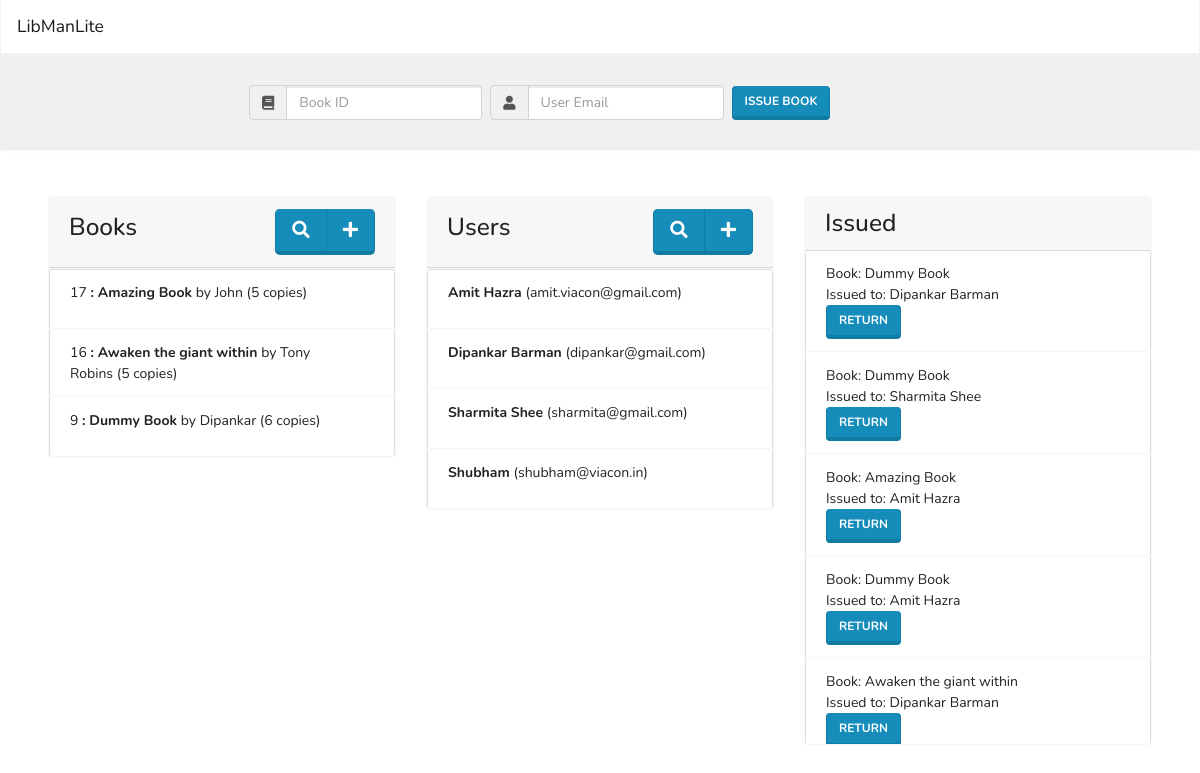
Before: /v1/index.php with the older database file.
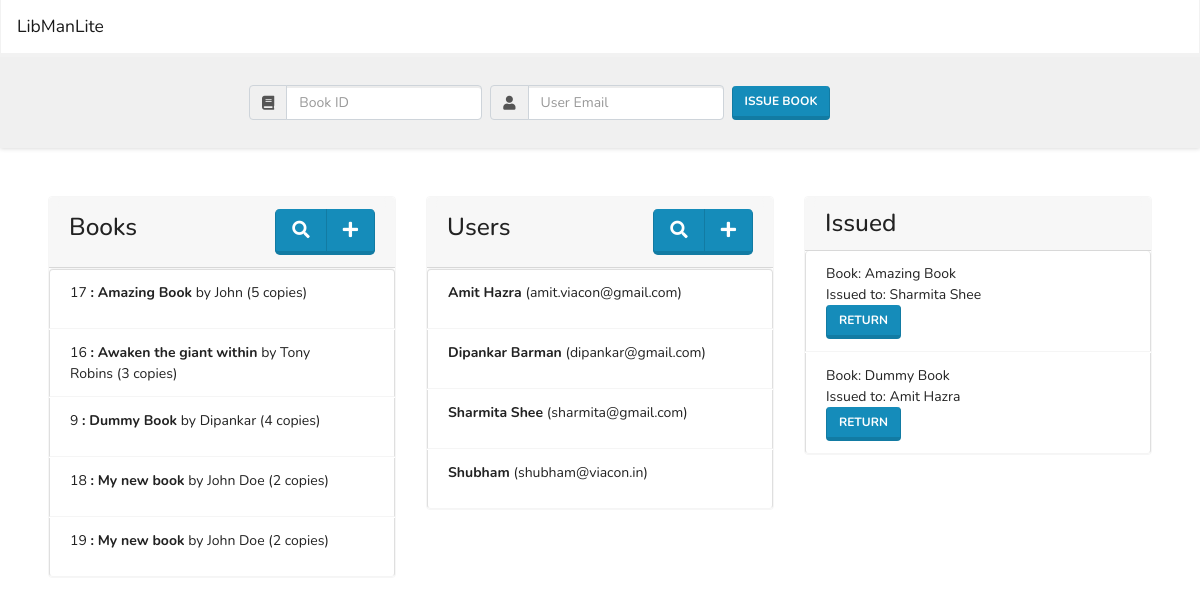
After: the same page with the newer database file.
### tables this page shows
CREATE TABLE IF NOT EXISTS `books` (
  `id` int(11) NOT NULL AUTO_INCREMENT,
  `name` varchar(200) NOT NULL,
  `authors` varchar(300) NOT NULL,
  `count` int(11) NOT NULL,
  PRIMARY KEY (`id`)
);

CREATE TABLE IF NOT EXISTS `users` (
  `email` varchar(100) NOT NULL,
  `name` varchar(200) NOT NULL,
  PRIMARY KEY (`email`)
);

CREATE TABLE IF NOT EXISTS `register` (
  `id` int(11) NOT NULL AUTO_INCREMENT,
  `book_id` int(11) NOT NULL,
  `user_email` varchar(100) NOT NULL,
  `issued_on` timestamp NOT NULL DEFAULT CURRENT_TIMESTAMP,
  PRIMARY KEY (`id`),
  UNIQUE KEY `book_user_id` (`book_id`,`user_email`) USING BTREE,
  KEY `user_email` (`user_email`),
  KEY `book_id` (`book_id`) USING BTREE
);

### v1/db.php (called while the page is built, shortened)
<?php
function toArray($result)
{
    $rows = [];
    while ($row = mysqli_fetch_array($result)) {
        $rows[] = $row;
    }
    return $rows;
}
function runSQL($sql)
{
    include("../connection.php");
    $result = $conn->query($sql);
    return toArray($result);
}
function getUsers()
{
    $sql = "SELECT * FROM users ORDER BY `name` asc;";
    return runSQL($sql);
}
function getBooks()
{
    $sql = "SELECT * FROM books ORDER BY `name` asc;";
    return runSQL($sql);
}
function getRegister()
{
    $sql = "SELECT * FROM `register`
    INNER JOIN (SELECT email as user_email, name as username FROM `users`) u ON register.user_email = u.user_email
    INNER JOIN (SELECT id as book_id, name as book_name FROM `books`) b on register.book_id = b.book_id ORDER BY id desc;";
    return runSQL($sql);
}

### v1/index.php (the view, shortened to what this page needs)
<!DOCTYPE html>
<html lang="en">
<head>
  <link rel="stylesheet" href="https://cdnjs.cloudflare.com/ajax/libs/twitter-bootstrap/4.3.1/css/bootstrap.min.css" />
  <link rel="stylesheet" href="https://stackpath.bootstrapcdn.com/bootswatch/4.4.1/lumen/bootstrap.min.css" />
  <link rel="stylesheet" href="https://cdnjs.cloudflare.com/ajax/libs/font-awesome/5.11.2/css/all.min.css" />
  <link rel="stylesheet" href="../style.css" />
</head>
<?php
include_once("./db.php");
?>
<body>
  <header>
    <nav class="navbar navbar-expand-sm navbar-light bg-light">
      <a class="navbar-brand" href="index.php">LibManLite</a>
    </nav>
  </header>
  <main>
    <section class="issue bg-secondary p-4">
      <div class="container">
        <div class="col-md-8 m-auto">
          <form class="form-inline" action="<?php $_PHP_SELF ?>" method="POST">
            <div class="input-group m-1">
              <div class="input-group-prepend">
                <span class="input-group-text" id="basic-addon1"><i class="fa fa-book" aria-hidden="true"></i></span>
              </div>
              <input required type="number" class="form-control" name="book-id" placeholder="Book ID" aria-label="Book ID" />
            </div>
            <div class="input-group m-1">
              <div class="input-group-prepend">
                <span class="input-group-text" id="basic-addon1"><i class="fa fa-user" aria-hidden="true"></i></span>
              </div>
              <input required type="email" class="form-control" name="user-email" placeholder="User Email" aria-label="User Email" />
            </div>
            <button type="submit" name="issue-book" class="btn btn-primary m-1">
              Issue Book
            </button>
          </form>
        </div>
      </div>
    </section>
    <section class="lists p-5">
      <div class="row">
        <div class="col-md-4 books-container mb-2">
          <div class="card border-light">
            <div class="card-header">
              <h3 class="title">Books</h3>
              <div class="btn-group">
                <button type="button" name="search" class="btn btn-primary btn-lg">
                  <i class="fa fa-search" aria-hidden="true"></i>
                </button>
                <button type="button" class="btn btn-primary btn-lg" data-toggle="modal" data-target="#add-book-modal">
                  <i class="fa fa-plus" aria-hidden="true"></i>
                </button>
              </div>
            </div>
            <ul class="list-group">
              <?php
              $books = getBooks();
              if ($books) {
                foreach ($books as $book) { ?>
                  <li class="list-group-item" data-id="<?php echo $book["id"]; ?>">
                    <span>
                      <span class="id"><?php echo $book["id"]; ?></span>
                      <span class="name font-weight-bold">: <?php echo $book["name"]; ?> </span>
                      <span class="authors">by <?php echo $book["authors"]; ?></span>
                      <span class="count">(<?php echo $book["count"]; ?> copies)</span></span>
                  </li>
              <?php }
              } else {
                echo "0 results";
              }
              ?>
            </ul>
          </div>
        </div>
        <div class="col-md-4 user-container mb-2">
          <div class="card border-light">
            <div class="card-header">
              <h3 class="title">Users</h3>
              <div class="btn-group">
                <button type="button" name="search" class="btn btn-primary btn-lg">
                  <i class="fa fa-search" aria-hidden="true"></i>
                </button>
                <button type="button" class="btn btn-primary btn-lg" data-toggle="modal" data-target="#add-user-modal">
                  <i class="fa fa-plus" aria-hidden="true"></i>
                </button>
              </div>
            </div>
            <ul class="list-group">
              <?php
              $users = getUsers();
              if ($users) {
                foreach ($users as $user) { ?>
                  <li class="list-group-item" data-id="<?php echo $user["email"]; ?>"><span>
                      <span class="name font-weight-bold"> <?php echo $user["name"]; ?> </span>
                      <span class="id">(<?php echo $user["email"]; ?>)</span></span>
                  </li>
              <?php }
              } else {
                echo "0 results";
              }
              ?>
            </ul>
          </div>
        </div>
        <div class="col-md-4 issue-container mb-2">
          <div class="card border-light">
            <h3 class="title card-header">Issued</h3>
            <ul class="list-group">
              <?php
              $issues = getRegister();
              if ($issues) {
                foreach ($issues as $issue) { ?>
                  <li class="list-group-item">
                    <span class="info">
                      <span class="book">
                        <span class="id">Book: <?php echo $issue["book_name"]; ?> </span>
                      </span>
                      <span class="user">
                        <span class="id">Issued to: <?php echo $issue["username"]; ?> </span>
                      </span>
                    </span>
                    <form action="<?php echo $_SERVER['PHP_SELF']; ?>" method="POST">
                      <button type="submit" name="return-book" class="btn btn-primary">Return</button>
                    </form>
                  </li>
              <?php }
              } else {
                echo "0 results";
              }
              ?>
            </ul>
          </div>
        </div>
      </div>
    </section>
  </main>
</body>
</html>

### style.css (style rules this page uses)
body { font-family: "Nunito", "Segoe UI", sans-serif; }
.card-header { display: flex; justify-content: space-between; align-items: center; }
.issue-container .list-group-item { display: flex; flex-direction: column; }
.list-group-item { margin-bottom: 1px; border-bottom: 1px solid whitesmoke; display: flex; justify-content: space-between; cursor: pointer; user-select: none; }
.issue-container .info { display: flex; flex-direction: column; }
section.issue { position: sticky; top: 0px; z-index: 50; box-shadow: 0 0 5px rgba(0, 0, 0, 0.2); }
header { position: relative; z-index: 52; }
.card { max-height: 65vh; overflow: auto; position: relative; }
.card-header { position: sticky; top: 0px; z-index: 2; backdrop-filter: blur(5px); }

Changed rows visible on the page:
removed register: book_name "Dummy Book", username "Dipankar Barman"
removed register: book_name "Dummy Book", username "Sharmita Shee"
removed register: book_name "Amazing Book", username "Amit Hazra"
removed register: book_name "Awaken the giant within", username "Dipankar Barman"
changed books "Awaken the giant within": count "5" → "3"
changed books "Dummy Book": count "6" → "4"
added books: id "18", name "My new book", authors "John Doe", count "2"
added books: id "19", name "My new book", authors "John Doe", count "2"
added register: book_name "Amazing Book", username "Sharmita Shee"
